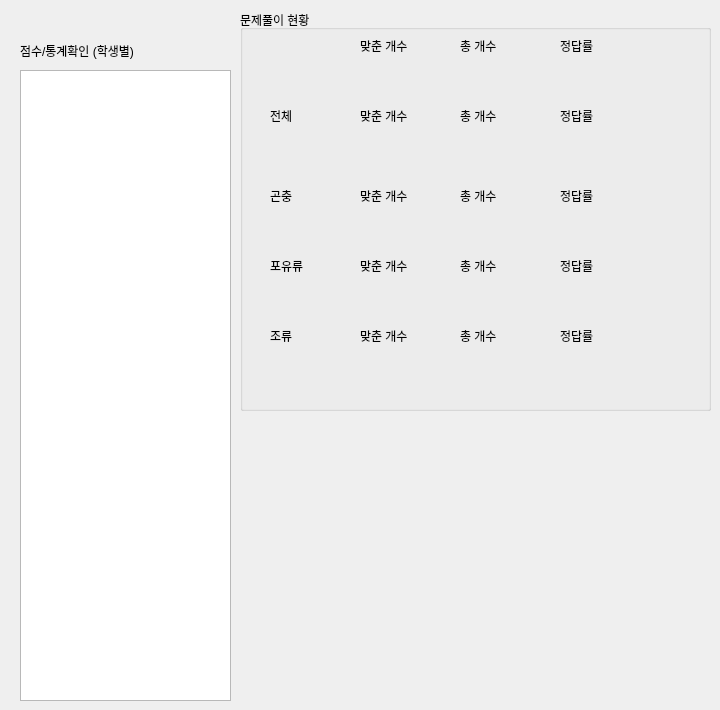
      <widget class="QWidget" name="page_4">
       <widget class="QLabel" name="label_18">
        <property name="geometry">
         <rect>
          <x>20</x>
          <y>20</y>
          <width>131</width>
          <height>61</height>
         </rect>
        </property>
        <property name="text">
         <string>점수/통계확인 (학생별)</string>
        </property>
       </widget>
       <widget class="QListWidget" name="student_list_lw">
        <property name="geometry">
         <rect>
          <x>20</x>
          <y>70</y>
          <width>211</width>
          <height>631</height>
         </rect>
        </property>
       </widget>
       <widget class="QGroupBox" name="test_result_groupbox">
        <property name="geometry">
         <rect>
          <x>240</x>
          <y>10</y>
          <width>471</width>
          <height>401</height>
         </rect>
        </property>
        <property name="title">
         <string>문제풀이 현황</string>
        </property>
        <widget class="QLabel" name="insect_correct_rate_lbl">
         <property name="geometry">
          <rect>
           <x>320</x>
           <y>160</y>
           <width>81</width>
           <height>51</height>
          </rect>
         </property>
         <property name="text">
          <string>정답률</string>
         </property>
        </widget>
        <widget class="QLabel" name="label_32">
         <property name="geometry">
          <rect>
           <x>30</x>
           <y>230</y>
           <width>81</width>
           <height>51</height>
          </rect>
         </property>
         <property name="text">
          <string>포유류</string>
         </property>
        </widget>
        <widget class="QLabel" name="label_36">
         <property name="geometry">
          <rect>
           <x>30</x>
           <y>300</y>
           <width>81</width>
           <height>51</height>
          </rect>
         </property>
         <property name="text">
          <string>조류</string>
         </property>
        </widget>
        <widget class="QLabel" name="correct_lbl">
         <property name="geometry">
          <rect>
           <x>120</x>
           <y>80</y>
           <width>81</width>
           <height>51</height>
          </rect>
         </property>
         <property name="text">
          <string>맞춘 개수</string>
         </property>
        </widget>
        <widget class="QLabel" name="insect_all_lbl">
         <property name="geometry">
          <rect>
           <x>220</x>
           <y>160</y>
           <width>81</width>
           <height>51</height>
          </rect>
         </property>
         <property name="text">
          <string>총 개수</string>
         </property>
        </widget>
        <widget class="QLabel" name="bird_correct_lbl">
         <property name="geometry">
          <rect>
           <x>120</x>
           <y>300</y>
           <width>81</width>
           <height>51</height>
          </rect>
         </property>
         <property name="text">
          <string>맞춘 개수</string>
         </property>
        </widget>
        <widget class="QLabel" name="label_22">
         <property name="geometry">
          <rect>
           <x>220</x>
           <y>10</y>
           <width>81</width>
           <height>51</height>
          </rect>
         </property>
         <property name="text">
          <string>총 개수</string>
         </property>
        </widget>
        <widget class="QLabel" name="mammal_correct_rate_lbl">
         <property name="geometry">
          <rect>
           <x>320</x>
           <y>230</y>
           <width>81</width>
           <height>51</height>
          </rect>
         </property>
         <property name="text">
          <string>정답률</string>
         </property>
        </widget>
        <widget class="QLabel" name="insect_correct_lbl">
         <property name="geometry">
          <rect>
           <x>120</x>
           <y>160</y>
           <width>81</width>
           <height>51</height>
          </rect>
         </property>
         <property name="text">
          <string>맞춘 개수</string>
         </property>
        </widget>
        <widget class="QLabel" name="label_21">
         <property name="geometry">
          <rect>
           <x>120</x>
           <y>10</y>
           <width>81</width>
           <height>51</height>
          </rect>
         </property>
         <property name="text">
          <string>맞춘 개수</string>
         </property>
        </widget>
        <widget class="QLabel" name="label_27">
         <property name="geometry">
          <rect>
           <x>30</x>
           <y>160</y>
           <width>81</width>
           <height>51</height>
          </rect>
         </property>
         <property name="text">
          <string>곤충</string>
         </property>
        </widget>
        <widget class="QLabel" name="bird_correct_rate_lbl">
         <property name="geometry">
          <rect>
           <x>320</x>
           <y>300</y>
           <width>81</width>
           <height>51</height>
          </rect>
         </property>
         <property name="text">
          <string>정답률</string>
         </property>
        </widget>
        <widget class="QLabel" name="label_20">
         <property name="geometry">
          <rect>
           <x>30</x>
           <y>80</y>
           <width>81</width>
           <height>51</height>
          </rect>
         </property>
         <property name="text">
          <string>전체</string>
         </property>
        </widget>
        <widget class="QLabel" name="mammal_correct_lbl">
         <property name="geometry">
          <rect>
           <x>120</x>
           <y>230</y>
           <width>81</width>
           <height>51</height>
          </rect>
         </property>
         <property name="text">
          <string>맞춘 개수</string>
         </property>
        </widget>
        <widget class="QLabel" name="correct_rate_lbl">
         <property name="geometry">
          <rect>
           <x>320</x>
           <y>80</y>
           <width>81</width>
           <height>51</height>
          </rect>
         </property>
         <property name="text">
          <string>정답률</string>
         </property>
        </widget>
        <widget class="QLabel" name="label_23">
         <property name="geometry">
          <rect>
           <x>320</x>
           <y>10</y>
           <width>81</width>
           <height>51</height>
          </rect>
         </property>
         <property name="text">
          <string>정답률</string>
         </property>
        </widget>
        <widget class="QLabel" name="mammal_all_lbl">
         <property name="geometry">
          <rect>
           <x>220</x>
           <y>230</y>
           <width>81</width>
           <height>51</height>
          </rect>
         </property>
         <property name="text">
          <string>총 개수</string>
         </property>
        </widget>
        <widget class="QLabel" name="bird_all_lbl">
         <property name="geometry">
          <rect>
           <x>220</x>
           <y>300</y>
           <width>81</width>
           <height>51</height>
          </rect>
         </property>
         <property name="text">
          <string>총 개수</string>
         </property>
        </widget>
        <widget class="QLabel" name="all_lbl">
         <property name="geometry">
          <rect>
           <x>220</x>
           <y>80</y>
           <width>81</width>
           <height>51</height>
          </rect>
         </property>
         <property name="text">
          <string>총 개수</string>
         </property>
        </widget>
       </widget>
      </widget>
